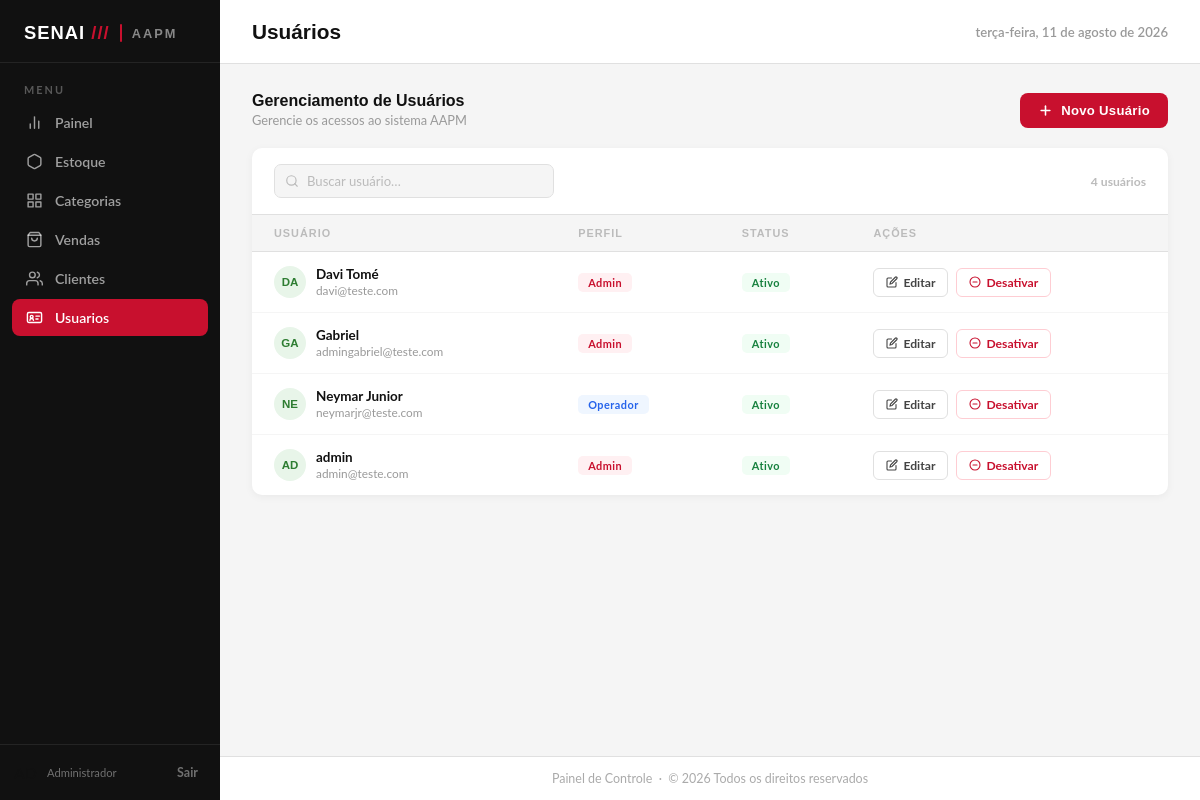
The app's page /usuarios/ (signed in), older data.
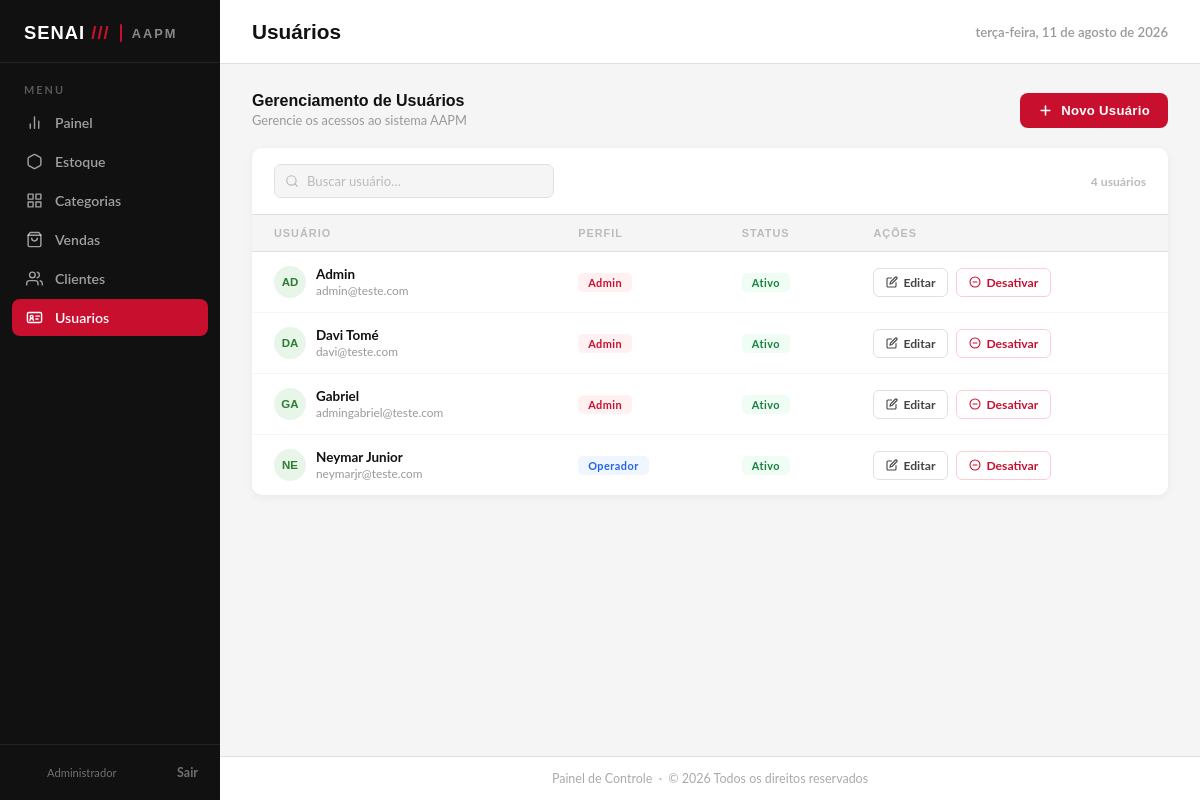
The same page, newer data.
### app/models/usuario.py (models this page shows)
class Usuario(Base):
    __tablename__ = "usuarios"
    id = Column(Integer, primary_key=True, autoincrement=True)
    nome = Column(String(100), nullable=False)
    email = Column(String(150), unique=True, nullable=False)
    senha_hash = Column(String(255), nullable=False)
    role = Column(String(20), default="operador")
    ativo = Column(Boolean, default=True)
    criado_em = Column(DateTime, server_default=func.now())

### app/controllers/admin_controller.py (the view)
@router.get("/")
def listar_usuarios(
    request: Request,
    db: Session = Depends(get_db),
    admin = Depends(get_admin) # Bloqueia quem não é admin
):
    usuarios = db.query(Usuario).order_by(Usuario.nome).all()
    return templates.TemplateResponse(
        request,
        "usuarios/index.html",
        {
            "request": request,
            "admin": admin,
            "usuarios": usuarios
        }
    )

### app/templates/usuarios/index.html (shortened to what the changed rows need)
<!DOCTYPE html>
<html lang="pt-BR">
<head>
    <link rel="stylesheet" href="/static/css/usuarios.css" />
</head>
<body>
    <div class="conteudo-principal">
        <header class="cabecalho-pagina">
            <h1>Usuários</h1>
        </header>
        <main class="area-conteudo">
            <div class="card-tabela">
                <table class="tabela-usuarios" id="tabelaUsuarios">
                    <thead>
                        <tr>
                            <th>Usuário</th>
                            <th>Perfil</th>
                            <th>Status</th>
                            <th>Ações</th>
                        </tr>
                    </thead>
                    <tbody id="corpoTabela">
                        {% for u in usuarios %}
                        <tr data-nome="{{ u.nome | lower }}" data-email="{{ u.email | lower }}">
                            <td>
                                <div class="usuario-cell">
                                    <div class="usuario-avatar {{ 'ativo-av' if u.ativo else '' }}">
                                        {{ u.nome[:2] }}
                                    </div>
                                    <div>
                                        <div class="usuario-info-nome">{{ u.nome }}</div>
                                        <div class="usuario-info-email">{{ u.email }}</div>
                                    </div>
                                </div>
                            </td>
                            <td>
                                <span class="tag role-{{ u.role | lower }}">{{ u.role }}</span>
                            </td>
                            <td>
                                <span class="tag status-{{ 'ativo' if u.ativo else 'inativo' }}">
                                    {{ "Ativo" if u.ativo else "Inativo" }}
                                </span>
                            </td>
                            <td>
                                <div class="acoes-cell">
                                    <button class="btn-acao editar"
                                        onclick="abrirModalEdicao('{{ u.id }}', '{{ u.nome }}', '{{ u.email }}', '{{ u.role }}')">
                                        <svg viewBox="0 0 24 24">
                                            <path d="M11 4H4a2 2 0 0 0-2 2v14a2 2 0 0 0 2 2h14a2 2 0 0 0 2-2v-7" />
                                            <path d="M18.5 2.5a2.121 2.121 0 0 1 3 3L12 15l-4 1 1-4 9.5-9.5z" />
                                        </svg>
                                        Editar
                                    </button>
                                    <form action="/usuarios/{{ u.id }}/toggle-ativo" method="post"
                                        style="display:inline">
                                        <button type="submit"
                                            class="btn-acao {{ 'desativar' if u.ativo else 'ativar' }}">
                                            {% if u.ativo %}
                                            <svg viewBox="0 0 24 24">
                                                <circle cx="12" cy="12" r="10" />
                                                <line x1="8" y1="12" x2="16" y2="12" />
                                            </svg>
                                            Desativar
                                            {% endif %}
                                        </button>
                                    </form>
                                </div>
                            </td>
                        </tr>
                        {% endfor %}
                    </tbody>
                </table>
            </div>
        </main>
    </div>
</body>
</html>

Row changes from the older to the newer data that the page shows:
changed Usuario "admin@teste.com": nome "admin" → "Admin"; moves up the list
